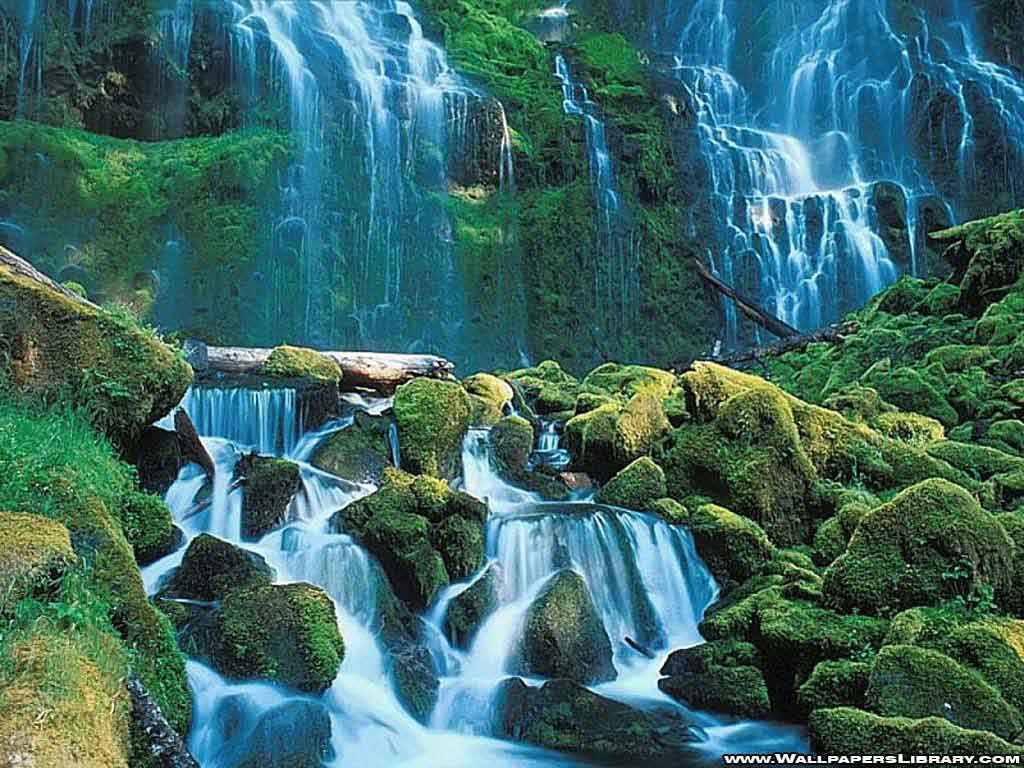
#> input picture image2.jpeg, 1024 x 768 px
$ python process-image.py ../image2.jpeg
#> lines starting #> are read from the running program, lines starting #| are printed output that depends on the picture
import sys
import time
import threading
import numpy as np
from PIL import Image

# Allow processing very large images (disable decompression bomb check)
Image.MAX_IMAGE_PIXELS = None

def grayscale_sequential(image_np):
    """
    Applies grayscale conversion sequentially using numpy vectorization.
    Grayscale formula: 0.2989 * R + 0.5870 * G + 0.1140 * B
    """
    # Vectorized operation over the whole image
    gray_img = (0.2989 * image_np[:, :, 0] +
                0.5870 * image_np[:, :, 1] +
                0.1140 * image_np[:, :, 2]).astype(np.uint8)
    return gray_img

def grayscale_segment(image_np, out_np, start_row, end_row):
    """
    Processes a segment of the image rows for parallel execution using numpy.
    """
    # Each thread processes its slice using vectorized operations
    out_np[start_row:end_row, :] = (0.2989 * image_np[start_row:end_row, :, 0] +
                                    0.5870 * image_np[start_row:end_row, :, 1] +
                                    0.1140 * image_np[start_row:end_row, :, 2]).astype(np.uint8)

def grayscale_parallel(image_np, num_threads=4):
    """
    Applies grayscale conversion in parallel using multiple threads.
    Threads share the output numpy array.
    """
    height, width, _ = image_np.shape
    out_np = np.zeros((height, width), dtype=np.uint8)

    threads = []
    rows_per_thread = height // num_threads

    for i in range(num_threads):
        start_row = i * rows_per_thread
        end_row = height if i == num_threads - 1 else (i + 1) * rows_per_thread

        thread = threading.Thread(target=grayscale_segment, args=(image_np, out_np, start_row, end_row))
        threads.append(thread)
        thread.start()

    for thread in threads:
        thread.join()

    return out_np

def main():
    if len(sys.argv) < 2:
        print("Usage: python process-image.py <image_path>")
        return

    image_path = sys.argv[1]

    try:
        img = Image.open(image_path).convert('RGB')
#> img is the input picture: PIL image 1024x768 RGB; mean R, G, B 61.3, 105.2, 101.6
        img_np = np.array(img)
    except Exception as e:
        print(f"Error loading image: {e}")
        return

    print(f"Image loaded: {image_path} ({img_np.shape[1]}x{img_np.shape[0]})")
#| Image loaded: ../image2.jpeg (1024x768)
    print("-" * 30)

    # Sequential Processing
    print("Starting sequential processing...")
    start_time = time.time()
    seq_result = grayscale_sequential(img_np)
#> in grayscale_sequential, `gray_img = (0.2989 * image_np[:, :, 0] + 0.5870 * image_np[:, :, 1] + ..`:
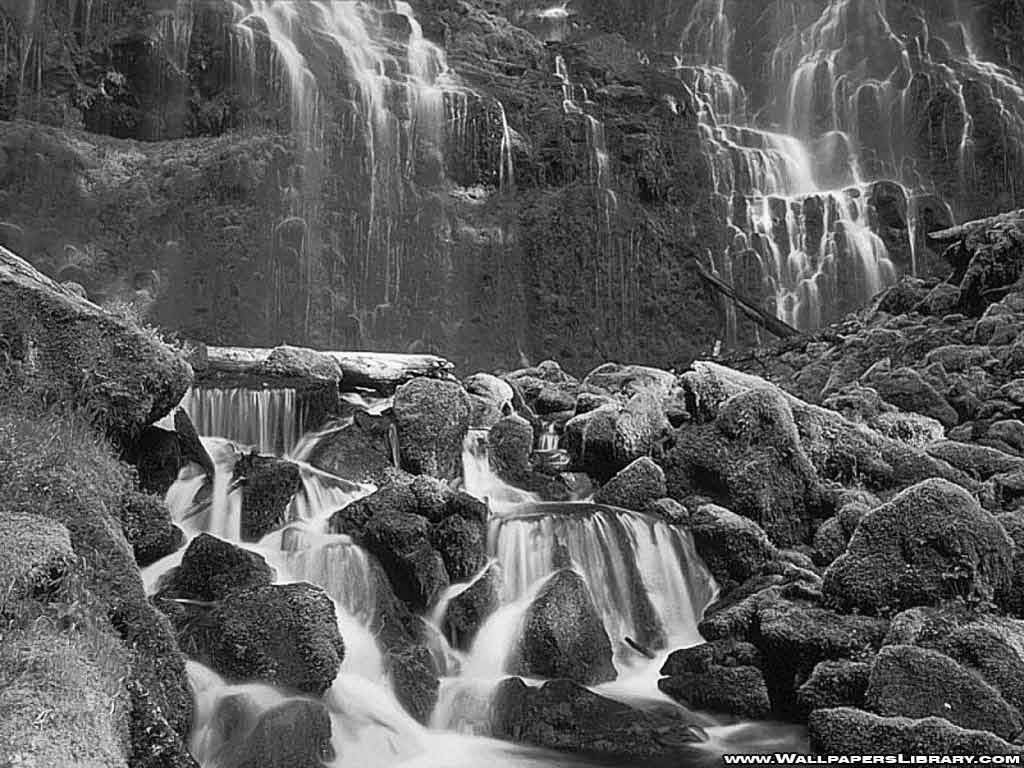
#> gray_img: shape (768, 1024); min 0, max 254, mean 91.2
    seq_duration = time.time() - start_time
    print(f"Sequential processing finished in: {seq_duration:.4f} seconds")

    # Parallel Processing Analysis
    thread_counts = [1, 2, 4, 8, 16]
    print(f"\n{'Threads':<10} | {'Time (s)':<10} | {'Speedup':<10}")
    print("-" * 35)

    # Store results for analysis
    results = []

    for tc in thread_counts:
        start_time = time.time()
        par_result = grayscale_parallel(img_np, num_threads=tc)
        par_duration = time.time() - start_time
        speedup = seq_duration / par_duration if par_duration > 0 else 0
        results.append((tc, par_duration, speedup))
        print(f"{tc:<10} | {par_duration:<10.4f} | {speedup:<10.2f}")
#> after the loop, results = [(1, 0.0165, 5.36), (2, 0.0126, 7.04), (4, 0.00907, 9.77), (8, 0.0107, 8.28), (16, 0.0107, 8.3)]

    print("-" * 35)

    # Save outcomes from the last run (16 threads)
    par_img = Image.fromarray(par_result)
    par_img.save("outcome_parallel.jpg")

    seq_img = Image.fromarray(seq_result)
    seq_img.save("outcome_sequential.jpg")

    print("\nResults saved as 'outcome_sequential.jpg' and 'outcome_parallel.jpg'")

if __name__ == "__main__":
    main()
